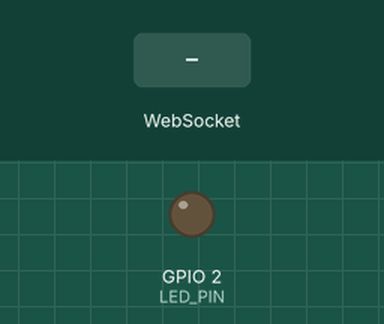
Recording of a sketch running on a simulated ESP32. Shown: output pins drawn as LEDs (lit = HIGH). The inputs (shaded band) are chosen by the test bench. WiFi joins after 1.5 s; servers stay silent unless stated; what the sketch prints to the serial monitor is not drawn.

Above: at 2.7 s.
2.8 s: WebSocket text "1" received
At 3.4 s:
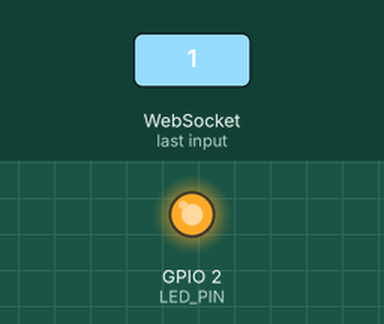
Timing chart, 0 to 5.8 s (numbered marks = the images above; inputs shaded):
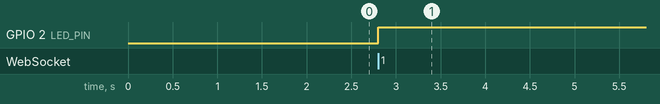

Measured:
- after the input at 2.8 s, GPIO 2 (LED_PIN): LOW → HIGH at once

The sketch:

esp32_ekg_bridge.ino
```cpp
// =============================================
// ESP32 EKG WebSocket Client
// Arduino UNO'dan seri veri alir, FastAPI sunucusuna iletir
// =============================================
// Gerekli kutuphane: arduinoWebSockets by Links2004
// Arduino IDE > Library Manager > "WebSockets" by Markus Sattler

#include <WiFi.h>
#include <WebSocketsClient.h>

// ---- WiFi Ayarlari ----
//WiFi login bilgileri (ESP32 + bilgisayar local agda olmali)
const char* WIFI_SSID     = "WIFI_ADI";
const char* WIFI_PASSWORD = "WIFI_SIFRE";

// ---- FastAPI Sunucu Ayarlari ----
// Uzak sunucu adresi (domain veya IP)
const char* SERVER_HOST = "ekg.seninsunucun.com";
const uint16_t SERVER_PORT = 443;      // HTTPS=443, HTTP=8000
const char* WS_PATH = "/ws/device";
const bool USE_SSL = true;             // HTTPS sunucu icin true

// ---- Pin Ayarlari ----
#define RXD2 16  // ESP32 RX2 <- Arduino TX
#define TXD2 17  // ESP32 TX2 (kullanilmiyor)

WebSocketsClient webSocket;

// Veri tamponu
String dataBuffer = "";
unsigned long lastSend = 0;
const unsigned long SEND_INTERVAL = 20; // 20ms batch

bool wsConnected = false;

// Dahili LED (baglanti gostergesi)
#define LED_PIN 2

void webSocketEvent(WStype_t type, uint8_t* payload, size_t length) {
  switch (type) {
    case WStype_DISCONNECTED:
      wsConnected = false;
      digitalWrite(LED_PIN, LOW);
      Serial.println("[WS] Sunucu baglantisi kesildi");
      break;

    case WStype_CONNECTED:
      wsConnected = true;
      digitalWrite(LED_PIN, HIGH);
      Serial.println("[WS] Sunucuya baglandi!");
      break;

    case WStype_TEXT:
      // Sunucudan gelen komutlar (ileride kullanilabilir)
      break;

    case WStype_PING:
    case WStype_PONG:
      break;
  }
}

void setup() {
  Serial.begin(115200);
  Serial2.begin(115200, SERIAL_8N1, RXD2, TXD2);

  pinMode(LED_PIN, OUTPUT);
  digitalWrite(LED_PIN, LOW);

  Serial.println("\n=== EKG WebSocket Client ===");

  // WiFi baglantisi
  WiFi.mode(WIFI_STA);
  WiFi.begin(WIFI_SSID, WIFI_PASSWORD);
  Serial.print("WiFi'ye baglaniyor");

  int attempts = 0;
  while (WiFi.status() != WL_CONNECTED && attempts < 40) {
    delay(500);
    Serial.print(".");
    attempts++;
  }

  if (WiFi.status() == WL_CONNECTED) {
    Serial.println();
    Serial.print("WiFi baglandi! IP: ");
    Serial.println(WiFi.localIP());
  } else {
    Serial.println("\nWiFi baglantisi basarisiz! Yeniden deneniyor...");
    ESP.restart();
  }

  // WebSocket client baslat
  if (USE_SSL) {
    webSocket.beginSSL(SERVER_HOST, SERVER_PORT, WS_PATH);
    Serial.printf("Sunucu: wss://%s:%d%s\n", SERVER_HOST, SERVER_PORT, WS_PATH);
  } else {
    webSocket.begin(SERVER_HOST, SERVER_PORT, WS_PATH);
    Serial.printf("Sunucu: ws://%s:%d%s\n", SERVER_HOST, SERVER_PORT, WS_PATH);
  }
  webSocket.onEvent(webSocketEvent);
  webSocket.setReconnectInterval(3000);
}

void loop() {
  webSocket.loop();

  // WiFi koptu mu kontrol
  if (WiFi.status() != WL_CONNECTED) {
    Serial.println("WiFi baglantisi koptu, yeniden baslatiliyor...");
    delay(1000);
    ESP.restart();
  }

  // Arduino'dan veri oku (seri)
  while (Serial2.available()) {
    String line = Serial2.readStringUntil('\n');
    line.trim();
    if (line.length() > 0) {
      dataBuffer += line + "\n";
    }
  }

  // Toplu gonder
  unsigned long now = millis();
  if (now - lastSend >= SEND_INTERVAL && dataBuffer.length() > 0 && wsConnected) {
    webSocket.sendTXT(dataBuffer);
    dataBuffer = "";
    lastSend = now;
  }

  // Buffer tasmasin (baglanti yokken)
  if (dataBuffer.length() > 1024) {
    dataBuffer = "";
  }
}
```
